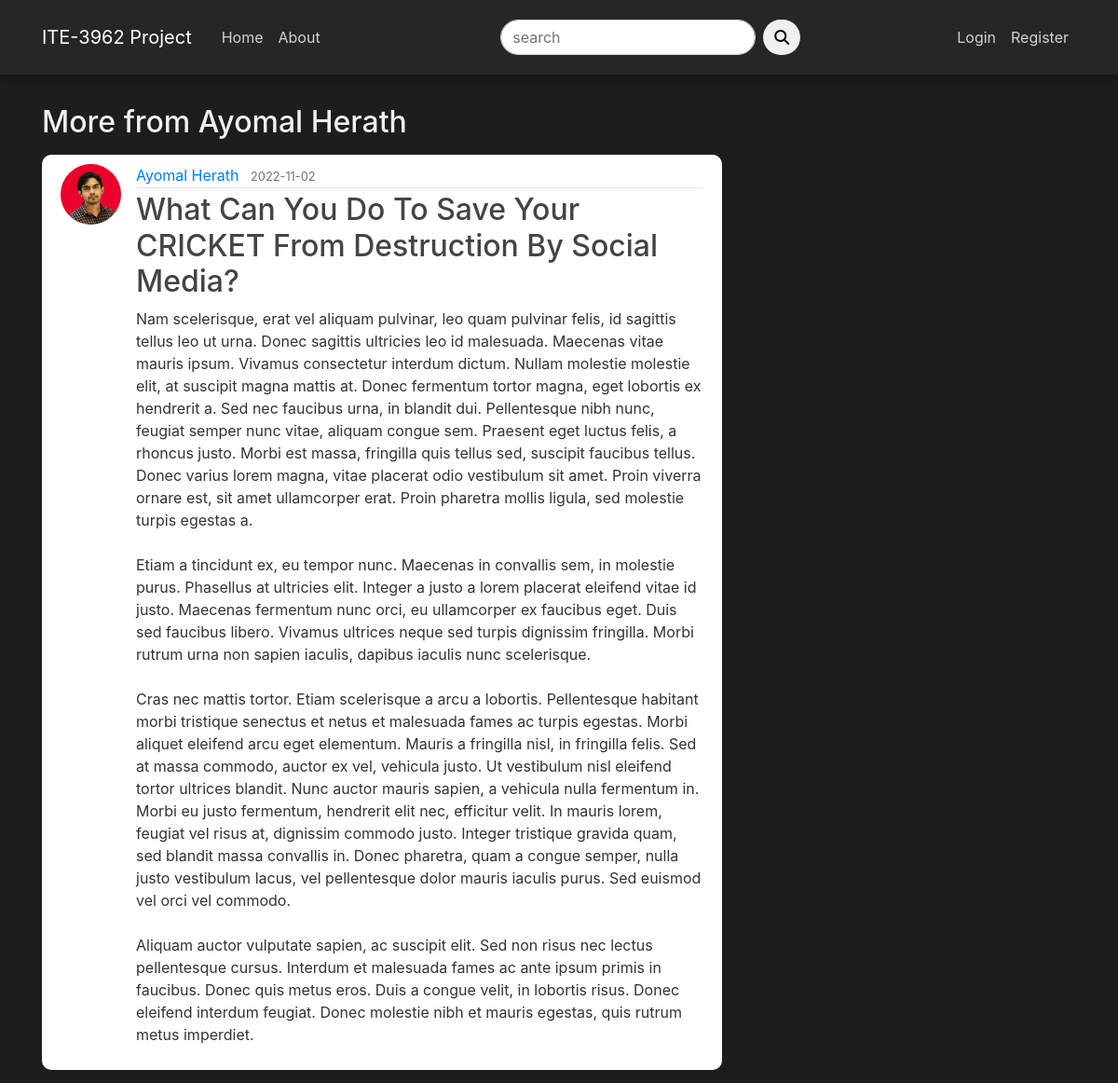
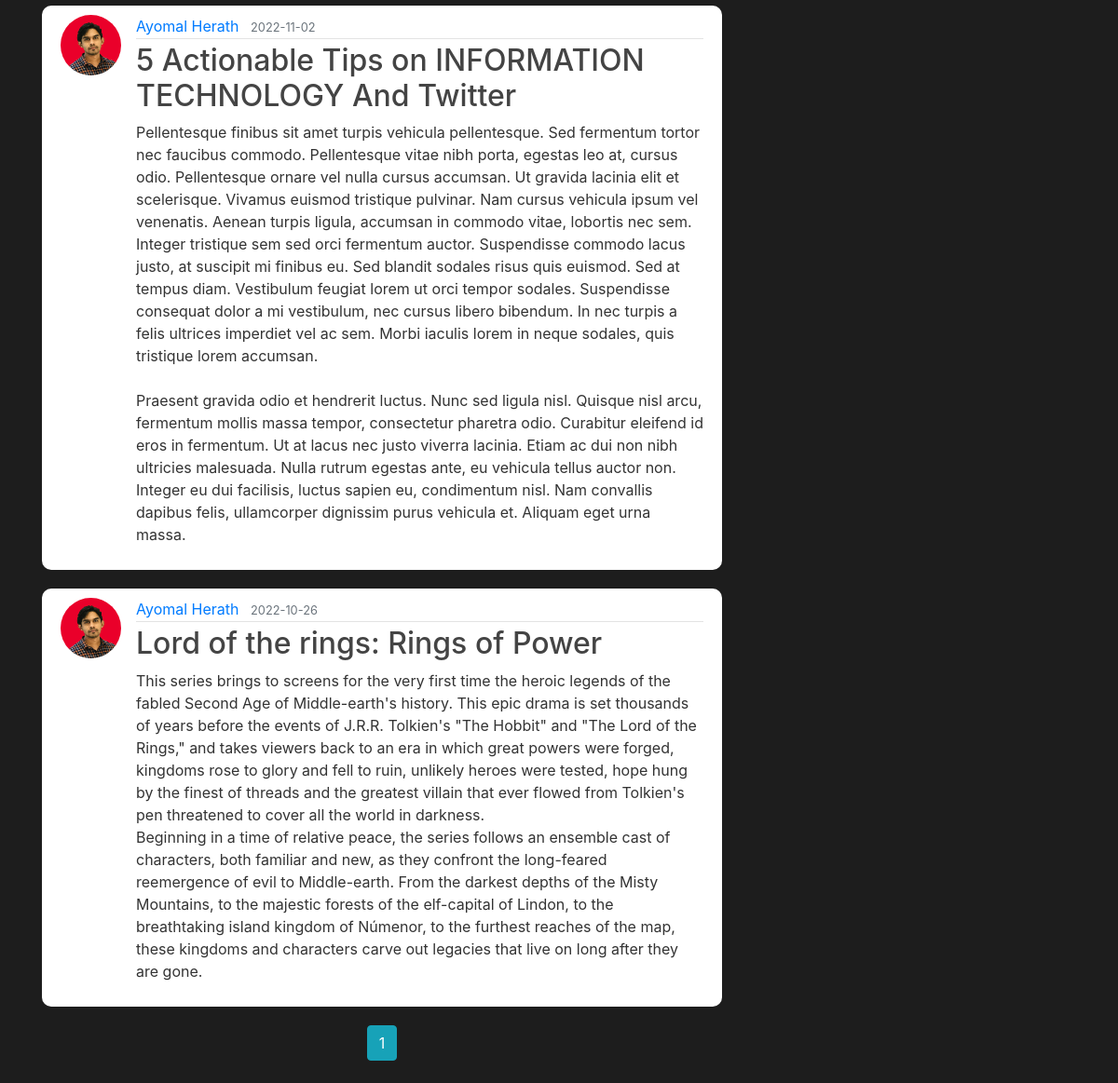
Page /user/Ayomal Herath on the committed database (2 pictures, top to bottom).
### blog/models.py (models this page shows, shortened)
class User(db.Model, UserMixin):
    id = db.Column(db.Integer, primary_key=True)
    username = db.Column(db.String(20), unique=True, nullable=False)
    email = db.Column(db.String(120), unique=True, nullable=False)
    image_file = db.Column(db.String(20), nullable=False, default='default.jpg')
    password = db.Column(db.String(60), nullable=False)
    posts = db.relationship('Post', backref='author', lazy=True)
    comments = db.relationship('Comment', backref='author', lazy=True)

class Post(db.Model):
    id = db.Column(db.Integer, primary_key=True)
    title = db.Column(db.String(100), nullable=False)
    date_posted = db.Column(db.DateTime, nullable=False, default=datetime.utcnow)
    content = db.Column(db.Text, nullable=False)
    post_image = db.Column(db.String(200), nullable=True)
    user_id = db.Column(db.Integer, db.ForeignKey('user.id'), nullable=False)
    comments = db.relationship('Comment', backref='post', lazy=True)

### blog/users/routes.py (the view)
@users.route("/user/<string:username>")
def user_posts(username):
    page = request.args.get('page', 1, type=int)
    user = User.query.filter_by(username=username).first_or_404()
    posts = Post.query.filter_by(author=user)\
        .order_by(Post.date_posted.desc())\
        .paginate(page=page, per_page=5)#pagination and post order
    return render_template('user_posts.html', posts=posts, user=user)

### blog/users/forms.py
class SearchForm(FlaskForm):
    searched = StringField('search', validators=[DataRequired()])
    submit = SubmitField('Submit')

### blog/users/routes.py (called while the page is built)
@app.context_processor
def home():
    form = SearchForm()
    return dict(form=form)

### blog/templates/user_posts.html (shortened to what this page needs)
{% extends "layout.html" %}
{% block content %}
    <h2 class="title mb-3">More from {{user.username}} </h2>
    {% for post in posts.items %}
        <article class="media content-section">
            <img src="{{ url_for('static', filename='profile_pics/' + post.author.image_file)}}" class="rounded-circle article-img" alt="">
            <div class="media-body">
            <div class="article-metadata">
                <a class="mr-2" href="{{url_for('users.user_posts', username=post.author.username )}}">{{ post.author.username }}</a>
                <small class="text-muted">{{ post.date_posted.strftime('%Y-%m-%d') }}</small>
            </div>
            <h2><a class="article-title" href="{{ url_for('posts.post', post_id=post.id)}}">{{ post.title }}</a></h2>
            <p class="article-content">{{ post.content }}</p>
            </div>
        </article>
    {% endfor %}
    <div class="pagi_btn text-center">
    {% for page_num in posts.iter_pages(left_edge=1, right_edge=1, left_current=1, right_current=2) %}
        {% if page_num %}
            {% if posts.page == page_num %}
                <a href="{{ url_for('users.user_posts', username=user.username, page=page_num )}}" class="btn btn-info mb-4">{{ page_num }}</a>
            {% else %}
                <a href="{{ url_for('users.user_posts', username=user.username, page=page_num )}}" class="btn btn-outline-info mb-4">{{ page_num }}</a>
            {% endif %}
        {% endif %}
    {% endfor %}
    </div>
{% endblock content %}

### blog/templates/layout.html (shortened to what this page needs)
<!DOCTYPE html>
<html lang="en">
<head>
     <link rel="stylesheet" href="https://cdn.jsdelivr.net/npm/bootstrap@4.3.1/dist/css/bootstrap.min.css">
     <link rel="stylesheet" type="text/css" href="{{ url_for('static', filename='main.css') }}">
     <link rel="stylesheet" href="https://cdnjs.cloudflare.com/ajax/libs/font-awesome/6.2.0/css/all.min.css" />
</head>
<body>
    <header class="site-header">
        <nav class="navbar navbar-expand-md navbar-dark bg-steel fixed-top">
          <div class="container">
            <a class="navbar-brand mr-4" href="/home">ITE-3962 Project</a>
            <div class="collapse navbar-collapse" id="navbarToggle">
              <div class="navbar-nav mr-auto">
                <a class="nav-item nav-link" href="{{url_for('main.home')}}">Home</a>
                <a class="nav-item nav-link" href="{{url_for('main.about')}}">About</a>
              </div>
              <form action="{{ url_for('users.search') }}" method="POST">
                <div class="input-group">
                  <div class="form-outline">
                    <input type="search" name="searched" id="form1" class="form-control" placeholder="search" />
                  </div>
                  <button type="submit" class="btn btn-primary btn-search">
                    <i class="fas fa-search"></i>
                  </button>
                </div>
              </form>
              <div class="navbar-nav">
                {% if current_user.is_authenticated %}
                  <a class="nav-item nav-link" href="{{url_for('posts.new_post')}}">New Post</a>
                  <a class="nav-item nav-link" href="{{url_for('users.account')}}">Account</a>
                  <a class="nav-item nav-link" href="{{url_for('users.logout')}}">Logout</a>
                {% else %}
                  <a class="nav-item nav-link" href="{{url_for('users.login')}}">Login</a>
                  <a class="nav-item nav-link" href="{{url_for('users.register')}}">Register</a>
                {% endif %}
              </div>
            </div>
          </div>
        </nav>
      </header>
      <main role="main" class="container">
        <div class="row">
          <div class="col-md-8">
            {% block content %}{% endblock %}
          </div>
          </div>
      </main>
</body>
</html>

### blog/static/main.css (style rules this page uses)
body { background: #1d1d1d; color: #333333; margin-top: 7rem; }
h1, h2, h3, h4, h5, h6 { color: #444444; }
.title { color: #f0f0f0; }
.bg-steel { background-color: #272626; }
.navbar { height: 5rem; box-shadow: 0 8px 8px 0 rgba(0,0,0,.2); }
.site-header .navbar-nav .nav-link { color: #cbd5db; width: max-content; }
.site-header form { margin-left: 5rem; margin-right: 10rem; }
.site-header .input-group .form-outline .form-control { border-radius: 5rem; }
.site-header .input-group button { margin-left: 0.5rem; background-color: #f0f0f0; border: none; color: #000000; border-radius: 5rem; }
.content-section { background: #ffffff; padding: 10px 20px; border-radius: 10px; margin-bottom: 20px; }
.article-title { color: #444444; }
.article-content { white-space: pre-line; }
.article-img { height: 65px; width: 65px; margin-right: 16px; }
.article-metadata { padding-bottom: 1px; margin-bottom: 4px; border-bottom: 1px solid #e3e3e3 }

### rows in the picture
User: username "Ayomal Herath"
Post: image_file (picture), author.username "Ayomal Herath", date_posted "2022-11-02", title "What Can You Do To Save Your CRICKET From Destruction By Social Media?", content "Nam scelerisque, erat vel aliquam pulvinar, leo quam pulvinar felis, id sagittis tellus leo ut urna. Donec sagittis ultricies leo id malesuada. Maecenas vitae mauris ipsum. Vivamus consectetur interdum dictum. Nullam molestie molestie elit, at suscipit magna mattis at. Donec fermentum tortor magna, eget lobortis ex hendrerit a. Sed nec faucibus urna, in blandit dui. Pellentesque nibh nunc, feugiat semper nunc vitae, aliquam congue sem. Praesent eget luctus felis, a rhoncus justo. Morbi est massa, fringilla quis tellus sed, suscipit faucibus tellus. Donec varius lorem magna, vitae placerat odio vestibulum sit amet. Proin viverra ornare est, sit amet ullamcorper erat. Proin pharetra mollis…"
Post: image_file (picture), author.username "Ayomal Herath", date_posted "2022-11-02", title "5 Actionable Tips on INFORMATION TECHNOLOGY And Twitter", content "Pellentesque finibus sit amet turpis vehicula pellentesque. Sed fermentum tortor nec faucibus commodo. Pellentesque vitae nibh porta, egestas leo at, cursus odio. Pellentesque ornare vel nulla cursus accumsan. Ut gravida lacinia elit et scelerisque. Vivamus euismod tristique pulvinar. Nam cursus vehicula ipsum vel venenatis. Aenean turpis ligula, accumsan in commodo vitae, lobortis nec sem. Integer tristique sem sed orci fermentum auctor. Suspendisse commodo lacus justo, at suscipit mi finibus eu. Sed blandit sodales risus quis euismod. Sed at tempus diam. Vestibulum feugiat lorem ut orci tempor sodales. Suspendisse consequat dolor a mi vestibulum, nec cursus libero bibendum. In nec turpis…"
Post: image_file (picture), author.username "Ayomal Herath", date_posted "2022-10-26", title "Lord of the rings: Rings of Power", content "This series brings to screens for the very first time the heroic legends of the fabled Second Age of Middle-earth's history. This epic drama is set thousands of years before the events of J.R.R. Tolkien's \"The Hobbit\" and \"The Lord of the Rings,\" and takes viewers back to an era in which great powers were forged, kingdoms rose to glory and fell to ruin, unlikely heroes were tested, hope hung by the finest of threads and the greatest villain that ever flowed from Tolkien's pen threatened to cover all the world in darkness. Beginning in a time of relative peace, the series follows an ensemble cast of characters, both familiar and new, as they confront the long-feared reemergence of evil to…"

### other values in the picture
{{ page_num }} "1"
